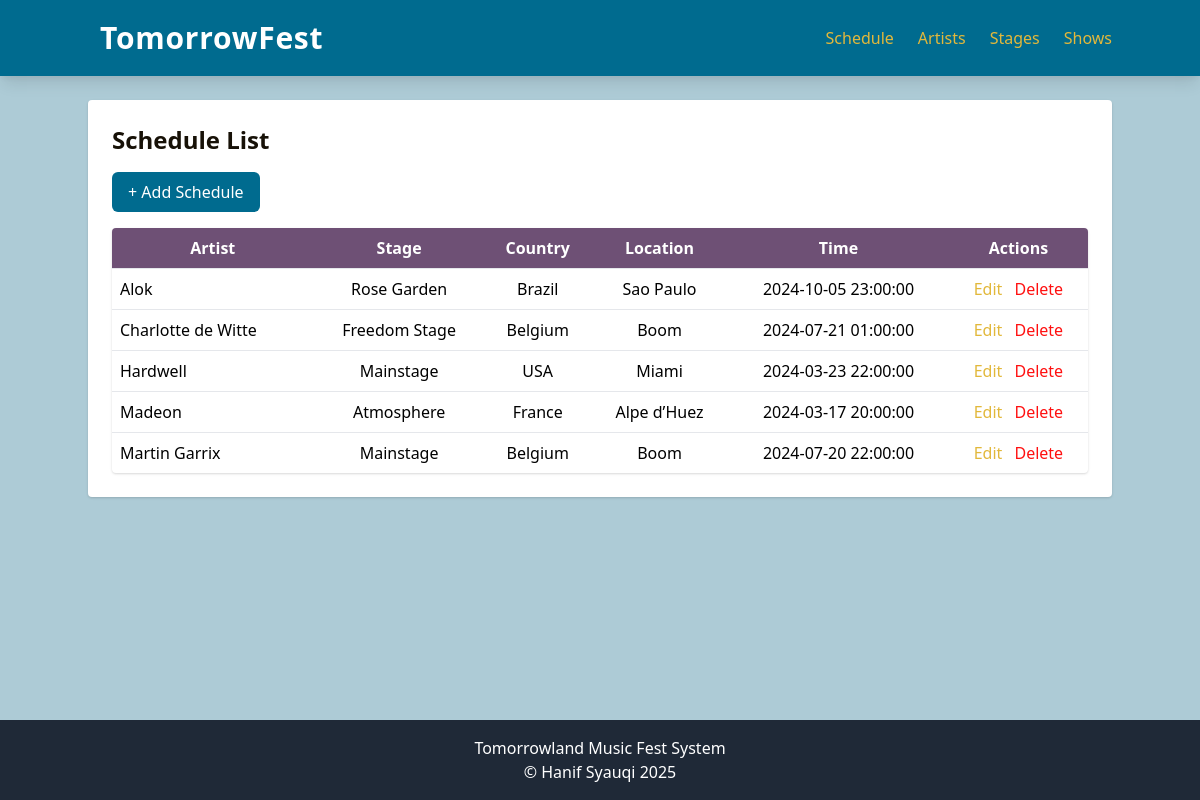
The page / on the database its author committed.
### tables this page shows
CREATE TABLE schedule (
    id INT AUTO_INCREMENT PRIMARY KEY,
    show_id INT NOT NULL,
    artist_id INT NOT NULL,
    stage_id INT NOT NULL,
    performance_time DATETIME NOT NULL,
    FOREIGN KEY (show_id) REFERENCES event_show(id),
    FOREIGN KEY (artist_id) REFERENCES artist(id),
    FOREIGN KEY (stage_id) REFERENCES stage(id)
);

CREATE TABLE artist (
    id INT AUTO_INCREMENT PRIMARY KEY,
    name VARCHAR(100) NOT NULL,
    bio TEXT
);

CREATE TABLE stage (
    id INT AUTO_INCREMENT PRIMARY KEY,
    name VARCHAR(100) NOT NULL
);

CREATE TABLE event_show (
    id INT AUTO_INCREMENT PRIMARY KEY,
    country VARCHAR(100) NOT NULL,
    location VARCHAR(100) NOT NULL,
    start_date DATE NOT NULL,
    end_date DATE NOT NULL
);

### model/Schedule.php (called while the page is built, shortened)
<?php
require_once 'config/Database.php';
class Schedule {
    private $conn;
    private $table = 'schedule';
    public function __construct() {
        $database = new Database();
        $this->conn = $database->getConnection();
    }
    public function getAll() {
        $query = "SELECT
                    s.id,
                    s.performance_time,
                    a.name AS artist_name,
                    a.bio AS artist_bio,
                    st.name AS stage_name,
                    sh.country AS show_country,
                    sh.location AS show_location,
                    sh.start_date,
                    sh.end_date
                  FROM " . $this->table . " s
                  JOIN artist a ON s.artist_id = a.id
                  JOIN stage st ON s.stage_id = st.id
                  JOIN event_show sh ON s.show_id = sh.id
                  ORDER BY artist_name";
        $stmt = $this->conn->prepare($query);
        $stmt->execute();
        return $stmt->fetchAll(PDO::FETCH_ASSOC);
    }
}
?>

### config/Database.php (called while the page is built, shortened)
<?php
class Database {
    private $host = "localhost";
    private $username = "root";
    private $password = "";
    private $database = "tomorrowland";
    public function getConnection() {
        $this->conn = null;
        try {
            $this->conn = new PDO("mysql:host=" . $this->host . ";dbname=" . $this->database, $this->username, $this->password);
            $this->conn->setAttribute(PDO::ATTR_ERRMODE, PDO::ERRMODE_EXCEPTION);
        } catch(PDOException $e) {
            echo "Connection error: " . $e->getMessage();
        }
        return $this->conn;
    }
}
?>

### viewmodel/ScheduleViewModel.php (called while the page is built, shortened)
<?php
require_once 'model/Schedule.php';
class ScheduleViewModel {
    private $schedule;
    public function __construct() {
        $this->schedule = new Schedule();
    }
    public function getScheduleList() {
        return $this->schedule->getAll();
    }
}
?>

### views/schedule_list.php (the view)
<?php
require_once 'views/template/header.php';
?>
<h2 class="text-2xl font-bold mb-4" style="color: #171107">Schedule List</h2>
<div class="mb-4">
    <a href="index.php?entity=schedule&action=add" style="
     background-color: #006B8F;
     color: white;
     padding: 0.5rem 1rem;
     border-radius: 0.375rem;
     display: inline-block;
     text-decoration: none;
     transition: background-color 0.3s ease;
     cursor: pointer;
   "
    onmouseover="this.style.backgroundColor='#005677'"
    onmouseout="this.style.backgroundColor='#006B8F'">
       + Add Schedule
    </a>
</div>
<table class="min-w-full bg-white shadow rounded overflow-hidden">
    <thead style="background-color: #6E5075;" class="text-white">
        <tr>
            <th class="p-2">Artist</th>
            <th class="p-2">Stage</th>
            <th class="p-2">Country</th>
            <th class="p-2">Location</th>
            <th class="p-2">Time</th>
            <th class="p-2">Actions</th>
        </tr>
    </thead>
    <tbody>
        <?php foreach ($scheduleList as $s): ?>
        <tr class="border-t" onmouseover="this.style.backgroundColor='#ADCBD6'" onmouseout="this.style.backgroundColor='#FFFFFF'">
            <td class="p-2"><?= htmlspecialchars($s['artist_name']) ?></td>
            <td class="p-2" style="text-align: center"><?= htmlspecialchars($s['stage_name']) ?></td>
            <td class="p-2" style="text-align: center"><?= htmlspecialchars($s['show_country']) ?></td>
            <td class="p-2" style="text-align: center"><?= htmlspecialchars($s['show_location']) ?></td>
            <td class="p-2" style="text-align: center"><?= htmlspecialchars($s['performance_time']) ?></td>
            <td class="p-2 space-x-2" style="text-align: center">
                <a href="index.php?entity=schedule&action=edit&id=<?= $s['id'] ?>" style="color : #E2B83B">Edit</a>
                <a href="index.php?entity=schedule&action=delete&id=<?= $s['id'] ?>" onclick="return confirm('Delete this schedule?')" style="color :rgb(255, 16, 16)">Delete</a>
            </td>
        </tr>
        <?php endforeach; ?>
    </tbody>
</table>
<?php
require_once 'views/template/footer.php';
?>

### index.php (shortened to what this page needs)
<?php
require_once 'viewmodel/ScheduleViewModel.php';
$entity = isset($_GET['entity']) ? $_GET['entity'] : 'schedule';
$action = isset($_GET['action']) ? $_GET['action'] : 'list';
if ($entity == 'schedule') {
    $viewModel = new ScheduleViewModel();
    $artistModel = new ArtistViewModel();
    $stageModel = new StageViewModel();
    $eventShowModel = new EventShowViewModel();
    if ($action == 'list') {
        $scheduleList = $viewModel->getScheduleList();
        require_once 'views/schedule_list.php';
    } elseif ($action == 'add') {
        $artists = $artistModel->getArtistList();
        $stages = $stageModel->getStageList();
        $shows = $eventShowModel->getShowList();
        require_once 'views/schedule_form.php';
    } elseif ($action == 'edit') {
        $schedule = $viewModel->getScheduleById($_GET['id']);
        $artists = $artistModel->getArtistList();
        $stages = $stageModel->getStageList();
        $shows = $eventShowModel->getShowList();
        require_once 'views/schedule_form.php';
    } elseif ($action == 'save') {
        $viewModel->addSchedule($_POST['show_id'], $_POST['artist_id'], $_POST['stage_id'], $_POST['performance_time']);
        header('Location: index.php?entity=schedule');
    } elseif ($action == 'update') {
        $viewModel->updateSchedule($_GET['id'], $_POST['show_id'], $_POST['artist_id'], $_POST['stage_id'], $_POST['performance_time']);
        header('Location: index.php?entity=schedule');
    } elseif ($action == 'delete') {
        $viewModel->deleteSchedule($_GET['id']);
        header('Location: index.php?entity=schedule');
    }
}
?>

### views/template/header.php (shortened to what this page needs)
<!DOCTYPE html>
<html>
<head>
    <link href="https://cdn.jsdelivr.net/npm/tailwindcss@2.2.19/dist/tailwind.min.css" rel="stylesheet">
</head>
<body style="background-color: #ADCBD6;">
    <nav class="p-5 shadow-lg" style="background-color: #006B8F;">
        <div class="container mx-auto flex justify-between items-center">
            <div class="flex items-center space-x-3">
                <h1 class="text-3xl font-bold text-white tracking-wide">TomorrowFest</h1>
            </div>
            <ul class="flex space-x-6">
                <li><a href="index.php?entity=schedule" style="color: #E2B83B" onmouseover="this.style.color='#FFFFFF'" onmouseout="this.style.color='#E2B83B'">Schedule</a></li>
                <li><a href="index.php?entity=artist" style="color: #E2B83B" onmouseover="this.style.color='#FFFFFF'" onmouseout="this.style.color='#E2B83B'">Artists</a></li>
                <li><a href="index.php?entity=stage" style="color: #E2B83B" onmouseover="this.style.color='#FFFFFF'" onmouseout="this.style.color='#E2B83B'">Stages</a></li>
                <li><a href="index.php?entity=show" style="color: #E2B83B" onmouseover="this.style.color='#FFFFFF'" onmouseout="this.style.color='#E2B83B'">Shows</a></li>
            </ul>
        </div>
    </nav>
    <div class="container mx-auto p-6 bg-white rounded shadow mt-6 content">

### views/template/footer.php
</div>
    <footer class="bg-gray-800 text-white p-4 text-center w-full fixed bottom-0 left-0">
        <p>Tomorrowland Music Fest System</p>
        <p>&copy; Hanif Syauqi 2025</p>
    </footer>
</body>
</html>

### views/template/header.php (style rules this page uses)
html, body { height: 100%; margin: 0; }
.content { flex: 1; }

### rows shown on the page
schedule: artist.name "Alok", stage.name "Rose Garden", show.country "Brazil", show.location "Sao Paulo", performance_time "2024-10-05 23:00:00"
schedule: artist.name "Charlotte de Witte", stage.name "Freedom Stage", show.country "Belgium", show.location "Boom", performance_time "2024-07-21 01:00:00"
schedule: artist.name "Hardwell", stage.name "Mainstage", show.country "USA", show.location "Miami", performance_time "2024-03-23 22:00:00"
schedule: artist.name "Madeon", stage.name "Atmosphere", show.country "France", show.location "Alpe d’Huez", performance_time "2024-03-17 20:00:00"
schedule: artist.name "Martin Garrix", stage.name "Mainstage", show.country "Belgium", show.location "Boom", performance_time "2024-07-20 22:00:00"
